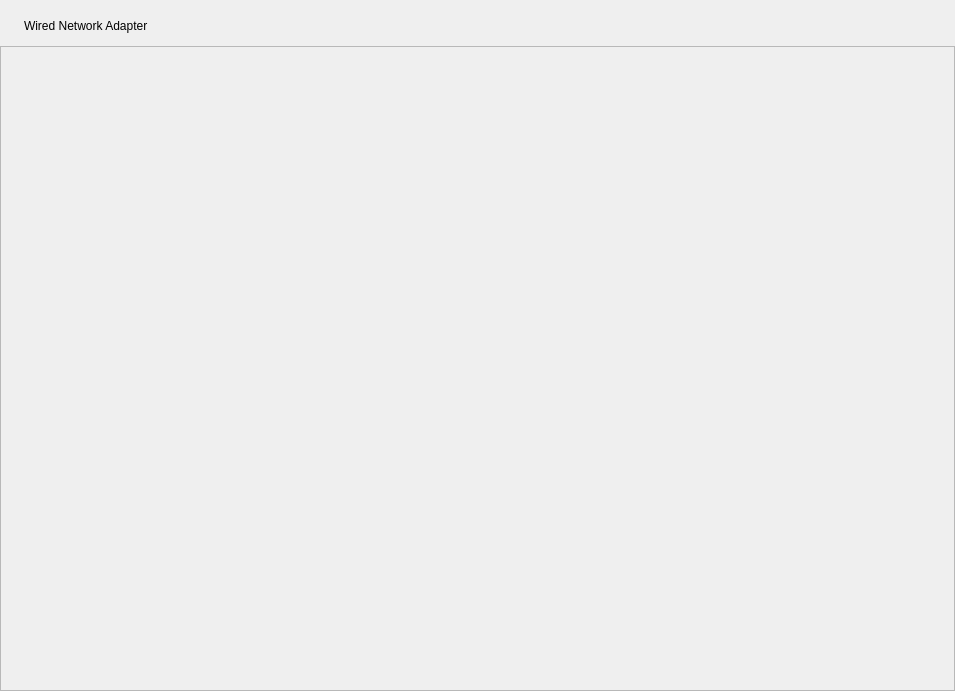
<?xml version="1.0" encoding="UTF-8"?>
<ui version="4.0">
 <class>EthernetPage</class>
 <widget class="Kiran::Network::EthernetPage" name="EthernetPage">
  <property name="geometry">
   <rect>
    <x>0</x>
    <y>0</y>
    <width>955</width>
    <height>691</height>
   </rect>
  </property>
  <property name="windowTitle">
   <string>EthernetPage</string>
  </property>
  <layout class="QVBoxLayout" name="verticalLayout">
   <property name="spacing">
    <number>0</number>
   </property>
   <property name="leftMargin">
    <number>0</number>
   </property>
   <property name="topMargin">
    <number>0</number>
   </property>
   <property name="rightMargin">
    <number>0</number>
   </property>
   <property name="bottomMargin">
    <number>0</number>
   </property>
   <item>
    <widget class="QStackedWidget" name="stackedWidget">
     <widget class="QWidget" name="page_devices">
      <layout class="QVBoxLayout" name="verticalLayout_2">
       <property name="spacing">
        <number>0</number>
       </property>
       <property name="leftMargin">
        <number>0</number>
       </property>
       <property name="topMargin">
        <number>0</number>
       </property>
       <property name="rightMargin">
        <number>0</number>
       </property>
       <property name="bottomMargin">
        <number>0</number>
       </property>
       <item>
        <spacer name="verticalSpacer_2">
         <property name="orientation">
          <enum>Qt::Vertical</enum>
         </property>
         <property name="sizeType">
          <enum>QSizePolicy::Fixed</enum>
         </property>
         <property name="sizeHint" stdset="0">
          <size>
           <width>20</width>
           <height>16</height>
          </size>
         </property>
        </spacer>
       </item>
       <item>
        <layout class="QHBoxLayout" name="horizontalLayout">
         <property name="spacing">
          <number>0</number>
         </property>
         <property name="topMargin">
          <number>0</number>
         </property>
         <item>
          <spacer name="horizontalSpacer">
           <property name="orientation">
            <enum>Qt::Horizontal</enum>
           </property>
           <property name="sizeType">
            <enum>QSizePolicy::Fixed</enum>
           </property>
           <property name="sizeHint" stdset="0">
            <size>
             <width>24</width>
             <height>20</height>
            </size>
           </property>
          </spacer>
         </item>
         <item>
          <widget class="QLabel" name="label_ethernet_title">
           <property name="text">
            <string>Wired Network Adapter</string>
           </property>
          </widget>
         </item>
        </layout>
       </item>
       <item>
        <spacer name="verticalSpacer_3">
         <property name="orientation">
          <enum>Qt::Vertical</enum>
         </property>
         <property name="sizeType">
          <enum>QSizePolicy::Fixed</enum>
         </property>
         <property name="sizeHint" stdset="0">
          <size>
           <width>20</width>
           <height>10</height>
          </size>
         </property>
        </spacer>
       </item>
       <item>
        <widget class="QScrollArea" name="scrollArea_devices">
         <property name="lineWidth">
          <number>0</number>
         </property>
         <property name="widgetResizable">
          <bool>true</bool>
         </property>
         <widget class="QWidget" name="scrollAreaDevicesContents">
          <property name="geometry">
           <rect>
            <x>0</x>
            <y>0</y>
            <width>953</width>
            <height>640</height>
           </rect>
          </property>
          <layout class="QVBoxLayout" name="layout_scrollAreaDevicesContents">
           <property name="spacing">
            <number>8</number>
           </property>
           <property name="leftMargin">
            <number>24</number>
           </property>
           <property name="topMargin">
            <number>0</number>
           </property>
           <property name="rightMargin">
            <number>24</number>
           </property>
           <property name="bottomMargin">
            <number>0</number>
           </property>
           <item>
            <spacer name="verticalSpacer">
             <property name="orientation">
              <enum>Qt::Vertical</enum>
             </property>
             <property name="sizeHint" stdset="0">
              <size>
               <width>20</width>
               <height>40</height>
              </size>
             </property>
            </spacer>
           </item>
          </layout>
         </widget>
        </widget>
       </item>
      </layout>
     </widget>
     <widget class="Kiran::Network::ConnectionSettingsPage" name="page_connectionSettings"/>
    </widget>
   </item>
  </layout>
 </widget>
 <customwidgets>
  <customwidget>
   <class>Kiran::Network::EthernetPage</class>
   <extends>QWidget</extends>
   <header>ethernet/ethernet-page.h</header>
   <container>1</container>
  </customwidget>
  <customwidget>
   <class>Kiran::Network::ConnectionSettingsPage</class>
   <extends>QWidget</extends>
   <header>ethernet/connection-settings-page.h</header>
   <container>1</container>
  </customwidget>
 </customwidgets>
 <resources/>
 <connections/>
</ui>
